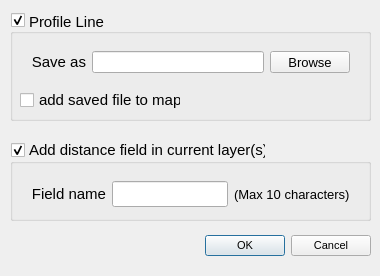
<?xml version="1.0" encoding="UTF-8"?>
<ui version="4.0">
 <class>LPExportDialog</class>
 <widget class="QDialog" name="LPExportDialog">
  <property name="geometry">
   <rect>
    <x>0</x>
    <y>0</y>
    <width>380</width>
    <height>276</height>
   </rect>
  </property>
  <property name="minimumSize">
   <size>
    <width>380</width>
    <height>276</height>
   </size>
  </property>
  <property name="maximumSize">
   <size>
    <width>380</width>
    <height>276</height>
   </size>
  </property>
  <property name="font">
   <font>
    <pointsize>11</pointsize>
   </font>
  </property>
  <property name="windowTitle">
   <string>Exporting Profile Line</string>
  </property>
  <property name="modal">
   <bool>true</bool>
  </property>
  <widget class="QDialogButtonBox" name="btnBox">
   <property name="geometry">
    <rect>
     <x>30</x>
     <y>230</y>
     <width>341</width>
     <height>32</height>
    </rect>
   </property>
   <property name="font">
    <font>
     <pointsize>8</pointsize>
    </font>
   </property>
   <property name="standardButtons">
    <set>QDialogButtonBox::Cancel|QDialogButtonBox::Ok</set>
   </property>
  </widget>
  <widget class="QGroupBox" name="Grp_AddField">
   <property name="enabled">
    <bool>true</bool>
   </property>
   <property name="geometry">
    <rect>
     <x>10</x>
     <y>140</y>
     <width>361</width>
     <height>81</height>
    </rect>
   </property>
   <property name="font">
    <font>
     <pointsize>11</pointsize>
     <weight>50</weight>
     <bold>false</bold>
    </font>
   </property>
   <property name="title">
    <string>Add distance field in current layer(s)</string>
   </property>
   <property name="alignment">
    <set>Qt::AlignLeading|Qt::AlignLeft|Qt::AlignTop</set>
   </property>
   <property name="flat">
    <bool>false</bool>
   </property>
   <property name="checkable">
    <bool>true</bool>
   </property>
   <property name="checked">
    <bool>true</bool>
   </property>
   <widget class="QWidget" name="">
    <property name="geometry">
     <rect>
      <x>10</x>
      <y>30</y>
      <width>341</width>
      <height>23</height>
     </rect>
    </property>
    <layout class="QHBoxLayout" name="horizontalLayout_3">
     <property name="sizeConstraint">
      <enum>QLayout::SetMinAndMaxSize</enum>
     </property>
     <item>
      <widget class="QLabel" name="label_5">
       <property name="font">
        <font>
         <pointsize>11</pointsize>
         <weight>50</weight>
         <bold>false</bold>
        </font>
       </property>
       <property name="text">
        <string>Field name</string>
       </property>
       <property name="alignment">
        <set>Qt::AlignRight|Qt::AlignTrailing|Qt::AlignVCenter</set>
       </property>
      </widget>
     </item>
     <item>
      <widget class="QLineEdit" name="TBox_FieldName">
       <property name="maxLength">
        <number>10</number>
       </property>
      </widget>
     </item>
     <item>
      <widget class="QLabel" name="label_4">
       <property name="font">
        <font>
         <pointsize>10</pointsize>
        </font>
       </property>
       <property name="text">
        <string>(Max 10 characters)</string>
       </property>
      </widget>
     </item>
    </layout>
   </widget>
  </widget>
  <widget class="QGroupBox" name="Grp_SaveShapeFileAs">
   <property name="geometry">
    <rect>
     <x>10</x>
     <y>10</y>
     <width>361</width>
     <height>111</height>
    </rect>
   </property>
   <property name="font">
    <font>
     <pointsize>11</pointsize>
     <weight>50</weight>
     <bold>false</bold>
     <strikeout>false</strikeout>
     <stylestrategy>PreferDefault</stylestrategy>
     <kerning>true</kerning>
    </font>
   </property>
   <property name="title">
    <string>Profile Line:</string>
   </property>
   <property name="alignment">
    <set>Qt::AlignBottom|Qt::AlignLeading|Qt::AlignLeft</set>
   </property>
   <property name="flat">
    <bool>false</bool>
   </property>
   <property name="checkable">
    <bool>true</bool>
   </property>
   <widget class="QWidget" name="horizontalLayoutWidget">
    <property name="geometry">
     <rect>
      <x>10</x>
      <y>30</y>
      <width>341</width>
      <height>44</height>
     </rect>
    </property>
    <layout class="QHBoxLayout" name="horizontalLayout">
     <item>
      <widget class="QLabel" name="label">
       <property name="font">
        <font>
         <pointsize>11</pointsize>
         <weight>50</weight>
         <bold>false</bold>
        </font>
       </property>
       <property name="text">
        <string>Save as</string>
       </property>
       <property name="alignment">
        <set>Qt::AlignRight|Qt::AlignTrailing|Qt::AlignVCenter</set>
       </property>
      </widget>
     </item>
     <item>
      <widget class="QLineEdit" name="TBox_SaveFilePath">
       <property name="font">
        <font>
         <weight>50</weight>
         <bold>false</bold>
        </font>
       </property>
       <property name="dragEnabled">
        <bool>true</bool>
       </property>
       <property name="readOnly">
        <bool>true</bool>
       </property>
      </widget>
     </item>
     <item>
      <widget class="QPushButton" name="Btn_SaveAs">
       <property name="font">
        <font>
         <pointsize>10</pointsize>
         <weight>50</weight>
         <bold>false</bold>
        </font>
       </property>
       <property name="text">
        <string>Browse</string>
       </property>
      </widget>
     </item>
    </layout>
   </widget>
   <widget class="QCheckBox" name="ChkBox_AddSavedFileToMap">
    <property name="geometry">
     <rect>
      <x>10</x>
      <y>80</y>
      <width>161</width>
      <height>20</height>
     </rect>
    </property>
    <property name="font">
     <font>
      <weight>50</weight>
      <bold>false</bold>
     </font>
    </property>
    <property name="text">
     <string>add saved file to map</string>
    </property>
   </widget>
  </widget>
 </widget>
 <layoutdefault spacing="6" margin="11"/>
 <resources/>
 <connections>
  <connection>
   <sender>btnBox</sender>
   <signal>accepted()</signal>
   <receiver>LPExportDialog</receiver>
   <slot>accept()</slot>
   <hints>
    <hint type="sourcelabel">
     <x>200</x>
     <y>315</y>
    </hint>
    <hint type="destinationlabel">
     <x>199</x>
     <y>174</y>
    </hint>
   </hints>
  </connection>
  <connection>
   <sender>btnBox</sender>
   <signal>rejected()</signal>
   <receiver>LPExportDialog</receiver>
   <slot>reject()</slot>
   <hints>
    <hint type="sourcelabel">
     <x>200</x>
     <y>315</y>
    </hint>
    <hint type="destinationlabel">
     <x>227</x>
     <y>224</y>
    </hint>
   </hints>
  </connection>
 </connections>
</ui>
